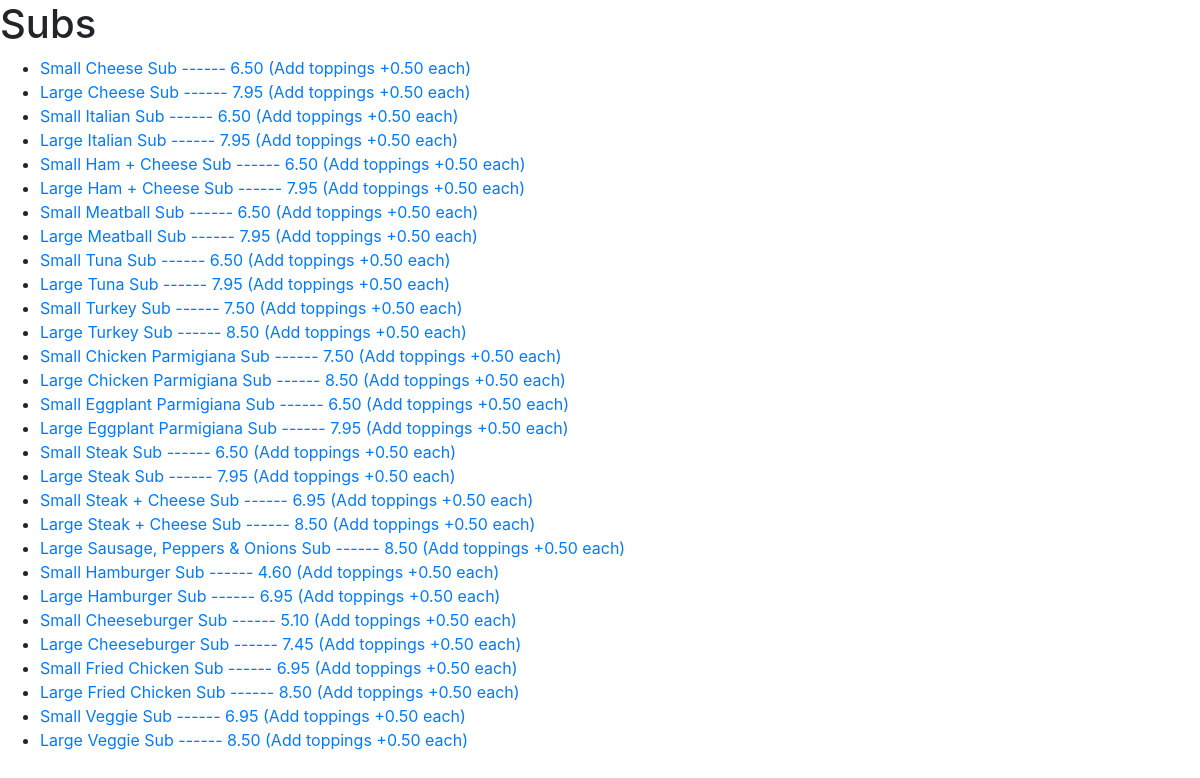
Page /subs on the committed database.
### orders/models.py (models this page shows)
class Sub(models.Model):
    size = models.CharField(max_length=5)
    name = models.CharField(max_length=64)
    price = models.DecimalField(max_digits=4, decimal_places=2)
    toppings = models.ManyToManyField(Topping, blank=True)
    def __str__(self):
        return f"{self.size} {self.name} Sub ------ {self.price} (Add toppings +0.50 each)"

### orders/views.py (the view)
# urls.py: path("subs", views.subs_view, name="subs"),
def subs_view(request):
    context = {
          "subs": Sub.objects.all()
    }
    return render(request, "orders/sub.html", context)

### orders/templates/orders/sub.html
{% extends "orders/base.html" %}
{% block body %}
<h1>Subs</h1>
    <ul>
        {% for sub in subs %}
            <li>
                <a href = "{% url 'add_sub' name=sub.name size=sub.size %}">{{ sub }}</a>
            </li>
        {% endfor %}
    </ul>
{% endblock %}

### rows in the picture
Sub: size+name+price "Small Cheese Sub ------ 6.50 (Add toppings +0.50 each)"
Sub: size+name+price "Large Cheese Sub ------ 7.95 (Add toppings +0.50 each)"
Sub: size+name+price "Small Italian Sub ------ 6.50 (Add toppings +0.50 each)"
Sub: size+name+price "Large Italian Sub ------ 7.95 (Add toppings +0.50 each)"
Sub: size+name+price "Small Ham + Cheese Sub ------ 6.50 (Add toppings +0.50 each)"
Sub: size+name+price "Large Ham + Cheese Sub ------ 7.95 (Add toppings +0.50 each)"
Sub: size+name+price "Small Meatball Sub ------ 6.50 (Add toppings +0.50 each)"
Sub: size+name+price "Large Meatball Sub ------ 7.95 (Add toppings +0.50 each)"
Sub: size+name+price "Small Tuna Sub ------ 6.50 (Add toppings +0.50 each)"
Sub: size+name+price "Large Tuna Sub ------ 7.95 (Add toppings +0.50 each)"
Sub: size+name+price "Small Turkey Sub ------ 7.50 (Add toppings +0.50 each)"
Sub: size+name+price "Large Turkey Sub ------ 8.50 (Add toppings +0.50 each)"
Sub: size+name+price "Small Chicken Parmigiana Sub ------ 7.50 (Add toppings +0.50 each)"
Sub: size+name+price "Large Chicken Parmigiana Sub ------ 8.50 (Add toppings +0.50 each)"
Sub: size+name+price "Small Eggplant Parmigiana Sub ------ 6.50 (Add toppings +0.50 each)"
Sub: size+name+price "Large Eggplant Parmigiana Sub ------ 7.95 (Add toppings +0.50 each)"
Sub: size+name+price "Small Steak Sub ------ 6.50 (Add toppings +0.50 each)"
Sub: size+name+price "Large Steak Sub ------ 7.95 (Add toppings +0.50 each)"
Sub: size+name+price "Small Steak + Cheese Sub ------ 6.95 (Add toppings +0.50 each)"
Sub: size+name+price "Large Steak + Cheese Sub ------ 8.50 (Add toppings +0.50 each)"
Sub: size+name+price "Large Sausage, Peppers & Onions Sub ------ 8.50 (Add toppings +0.50 each)"
Sub: size+name+price "Small Hamburger Sub ------ 4.60 (Add toppings +0.50 each)"
Sub: size+name+price "Large Hamburger Sub ------ 6.95 (Add toppings +0.50 each)"
Sub: size+name+price "Small Cheeseburger Sub ------ 5.10 (Add toppings +0.50 each)"
Sub: size+name+price "Large Cheeseburger Sub ------ 7.45 (Add toppings +0.50 each)"
Sub: size+name+price "Small Fried Chicken Sub ------ 6.95 (Add toppings +0.50 each)"
Sub: size+name+price "Large Fried Chicken Sub ------ 8.50 (Add toppings +0.50 each)"
Sub: size+name+price "Small Veggie Sub ------ 6.95 (Add toppings +0.50 each)"
Sub: size+name+price "Large Veggie Sub ------ 8.50 (Add toppings +0.50 each)"
